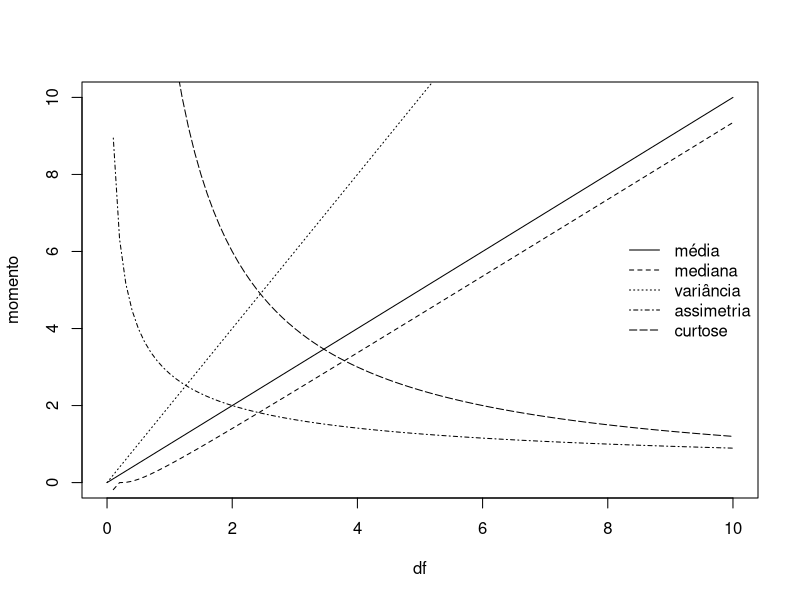

Reproduce this figure in R.
# https://en.wikipedia.org/wiki/Chi-square_distribution

# media
curve(x*1,0,10,ylab="momento",xlab="df")

# mediana
curve(x*(1-2/(9*x))^3,0,10,add=TRUE, lty=2)

# variancia
curve(x*2,0,10,add=TRUE,lty=3) 

# assimetria
curve(sqrt(8/x),0,10,add=TRUE,lty=4) 

# excesso de curtose
curve(12/x,0,10,add=TRUE,lty=5) 

legend ("right",
        c("média","mediana","variância", "assimetria", "curtose"),
        lty=c(1,2,3,4,5),
        box.lwd=0, bg="transparent")
